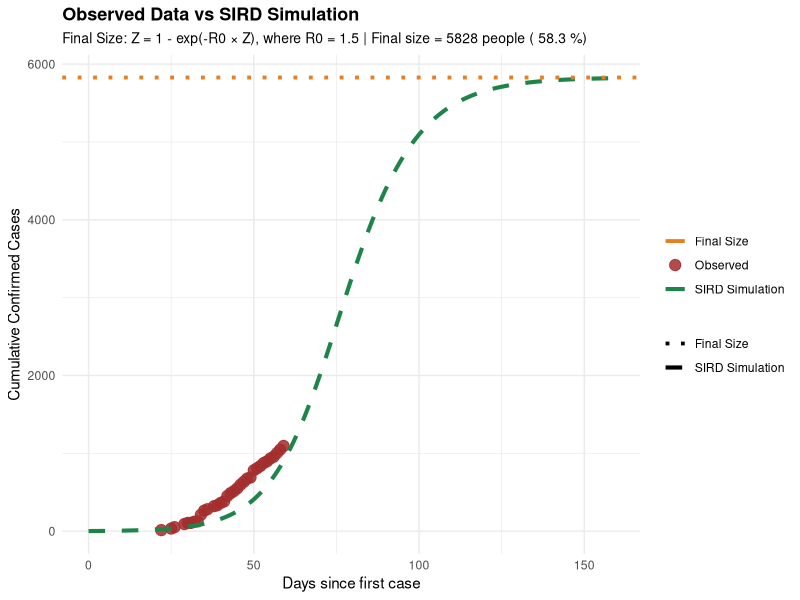
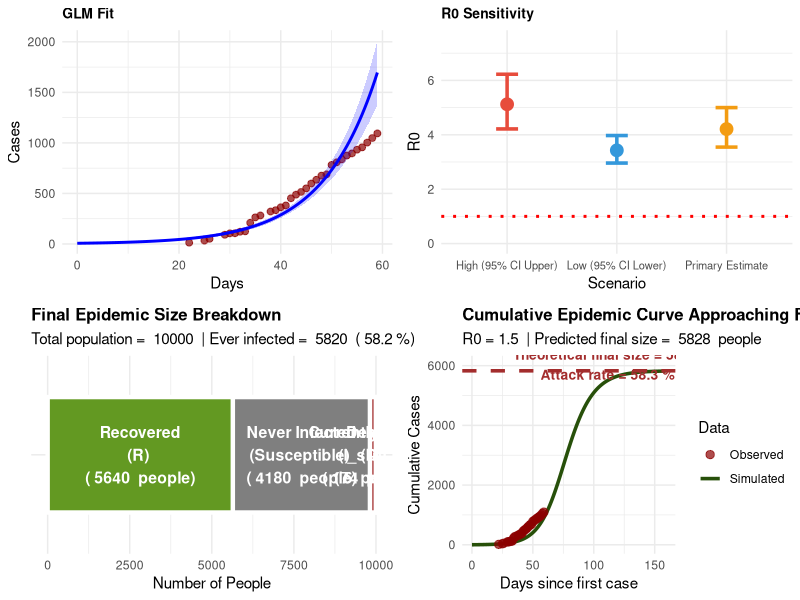
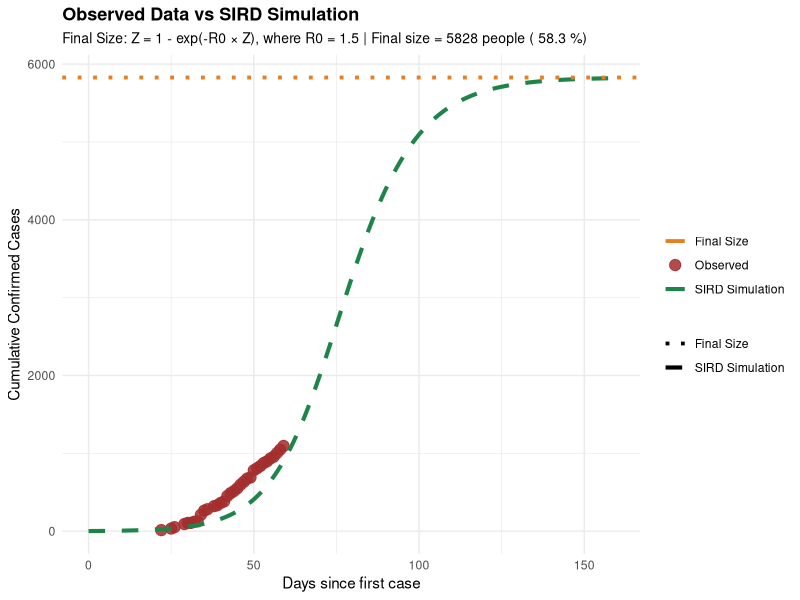
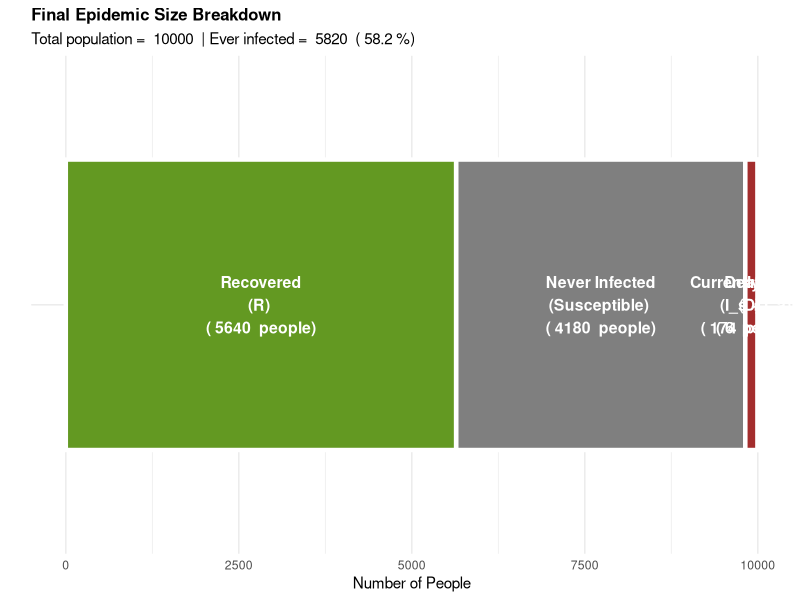
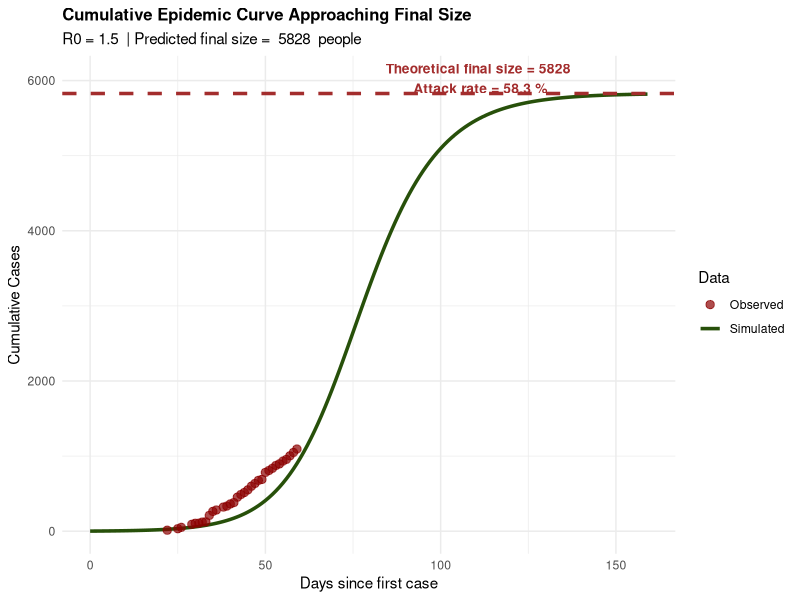

The R source for these figures, in order:
#======================================================================
# INTEGRATED ANALYSIS: GLM + SIRD SIMULATION COMPARISON
#======================================================================
# This script:
# 1. Fits GLM to observed data (from drc_sitrep.csv)
# 2. Runs SIRD simulation
# 3. Compares both on the same plot
#======================================================================

library(MASS)
library(ggplot2)
library(gridExtra)
library(deSolve)
library(tidyr)
library(dplyr)

#======================================================================
# PART 1: OBSERVED DATA & GLM FITTING (from your original code)
#======================================================================

# Read observed data
data <- read.csv("../data/drc_sitrep.csv")
data$date <- as.Date(data$date)
data$day <- as.numeric(data$date - data$date[1])

# Fit GLM
glm_fit <- glm.nb(confirmed_cases ~ day, data = data)
small_r <- coef(glm_fit)[2]
intercept <- coef(glm_fit)[1]
doubling <- log(2) / small_r 

# Get confidence intervals
CI <- confint(glm_fit)
r_CI <- CI[2, ]

# SI scenarios for sensitivity analysis
SI_scenarios <- data.frame(
  scenario = c("Low (95% CI Lower)", "Primary Estimate", "High (95% CI Upper)"),
  SI = c(13.2, 15.4, 17.5)
)

SI_scenarios$R0 <- exp(small_r * SI_scenarios$SI)
SI_scenarios$R0_lower <- exp(r_CI[1] * SI_scenarios$SI)
SI_scenarios$R0_upper <- exp(r_CI[2] * SI_scenarios$SI)

print("===== GLM ANALYSIS =====")
print(paste("Small r:", round(small_r, 4), "per day"))
print(paste("95% CI: [", round(r_CI[1], 4), ", ", round(r_CI[2], 4), "]"))
print(paste("Doubling time:", round(doubling, 2), "days"))
print("")

print("===== R0 ESTIMATES FOR 3 SI SCENARIOS =====")
for (i in 1:nrow(SI_scenarios)) {
  if (i == 2) {
    print(paste("*** PRIMARY ESTIMATE *** ", SI_scenarios$scenario[i], " SI (", SI_scenarios$SI[i], 
                " days): R0 =", round(SI_scenarios$R0[i], 3),
                " 95% CI: [", round(SI_scenarios$R0_lower[i], 3), 
                ", ", round(SI_scenarios$R0_upper[i], 3), "]"))
  } else {
    print(paste(SI_scenarios$scenario[i], " SI (", SI_scenarios$SI[i], 
                " days): R0 =", round(SI_scenarios$R0[i], 3),
                " 95% CI: [", round(SI_scenarios$R0_lower[i], 3), 
                ", ", round(SI_scenarios$R0_upper[i], 3), "]"))
  }
}
print("")

#======================================================================
# PART 2: SIRD SIMULATION (from your simulation code)
#======================================================================

PLOT_MODE <- "report"
BASE_SIZE <- switch(PLOT_MODE, report = 14, slides = 18)
theme_set(theme_minimal(base_size = BASE_SIZE))

# SIRD MODEL
sird_model <- function(time, state, parameters) {
  with(as.list(c(state, parameters)), {
    I_total <- I_s + I_a
    trans <- beta * S * I_total / N
    
    dS  <- -trans
    dI_s <- p_sym * trans - gamma * I_s
    dI_a <- (1 - p_sym) * trans - gamma * I_a
    dR  <- (1 - alpha) * gamma * I_s + gamma * I_a
    dD  <- alpha * gamma * I_s
    
    list(c(dS, dI_s, dI_a, dR, dD), incidence = trans, prevalence = I_total)
  })
}

# PARAMETERS - ADJUST THESE TO MATCH YOUR OBSERVED DATA
# These are placeholder values - you may want to calibrate them
N <- 1e4
p_sym <- 0.6
parameters <- c(beta = 0.3,
                gamma = 0.2,
                alpha = 0.05,
                p_sym = 0.6,
                N = N)

# Initial conditions
I0 <- 1e-4 * N
I_s0 <- p_sym * I0
I_a0 <- (1 - p_sym) * I0

initial_state <- c(S = N-I0, I_s = I_s0, I_a = I_a0, R = 0, D = 0)

# Time points - match your observed data range
t_max <- max(data$day) + 100
times <- seq(0, t_max, by = 1)

# Run SIRD simulation
sird_output <- ode(y = initial_state,
                   times = times,
                   func = sird_model,
                   parms = parameters,
                   method = "lsoda")

sird_output <- as.data.frame(sird_output)

# Extract CUMULATIVE infected: N - S (everyone who has ever been infected)
# This matches your observed data which is CUMULATIVE confirmed cases
# Cumulative = Current (I_s + I_a) + Recovered + Dead = N - S
sird_cumulative <- sird_output %>%
  mutate(cumulative_infected = N - S) %>%  # Total who have EVER been infected
  select(time, cumulative_infected) %>%
  rename(day = time, simulated_cases = cumulative_infected)

print("===== SIRD SIMULATION PARAMETERS =====")
print(paste("Beta (transmission):", parameters["beta"]))
print(paste("Gamma (recovery):", parameters["gamma"]))
print(paste("Alpha (CFR):", parameters["alpha"]))
print(paste("P_sym (proportion symptomatic):", parameters["p_sym"]))
print(paste("N (population):", N))
print(paste("Initial infected:", I0))
print("")

#======================================================================
# CALCULATE FINAL SIZE FROM THEORY
#======================================================================

# Calculate R0
R0_theory <- parameters["beta"] / parameters["gamma"]

print("===== THEORETICAL FINAL SIZE =====")
print(paste("R0 = β/γ =", parameters["beta"], "/", parameters["gamma"], "=", round(R0_theory, 3)))
print("")

# Solve final size equation: Z = 1 - exp(-R0 * Z)
# Z = attack rate (proportion of population ever infected)
# Using numerical solution
solve_final_size <- function(R0, tol = 1e-6) {
  # Newton-Raphson method to solve Z = 1 - exp(-R0 * Z)
  Z <- 0.5  # Initial guess
  for (i in 1:100) {
    f <- Z - 1 + exp(-R0 * Z)
    f_prime <- 1 + R0 * exp(-R0 * Z)
    Z_new <- Z - f / f_prime
    if (abs(Z_new - Z) < tol) break
    Z <- Z_new
  }
  return(Z)
}

Z_final <- solve_final_size(R0_theory)
attack_rate <- Z_final * 100
total_ever_infected <- N * Z_final
never_infected <- N * (1 - Z_final)

print(paste("Attack rate (Z):", round(Z_final, 4), "or", round(attack_rate, 1), "%"))
print(paste("Total ever infected:", round(total_ever_infected, 0)))
print(paste("Never infected:", round(never_infected, 0)))
print("")

# Expected recovered and deaths
expected_recovered <- total_ever_infected * (1 - parameters["alpha"])
expected_deaths <- total_ever_infected * parameters["alpha"]

print(paste("Expected recovered:", round(expected_recovered, 0)))
print(paste("Expected deaths (alpha =", parameters["alpha"], "):", round(expected_deaths, 0)))
print("")

#======================================================================
# COMPARE THEORETICAL FINAL SIZE WITH SIMULATION OUTCOME
#======================================================================

# Extract actual final values from simulation
final_row <- tail(sird_output, 1)

simulated_S_final <- final_row$S
simulated_ever_infected <- N - simulated_S_final
simulated_recovered <- final_row$R
simulated_deaths <- final_row$D

print("===== SIMULATION VS THEORY COMPARISON =====")
print("")
print("THEORETICAL (from R0):")
print(paste("  Ever infected:", round(total_ever_infected, 0)))
print(paste("  Attack rate:", round(attack_rate, 1), "%"))
print(paste("  Expected recovered:", round(expected_recovered, 0)))
print(paste("  Expected deaths:", round(expected_deaths, 0)))
print("")

print("SIMULATED (from ODE):")
print(paste("  Ever infected:", round(simulated_ever_infected, 0)))
print(paste("  Attack rate:", round((simulated_ever_infected/N)*100, 1), "%"))
print(paste("  Simulated recovered:", round(simulated_recovered, 0)))
print(paste("  Simulated deaths:", round(simulated_deaths, 0)))
print("")

print("DIFFERENCE:")
print(paste("  Ever infected diff:", round(simulated_ever_infected - total_ever_infected, 0), 
            "people (", round((simulated_ever_infected - total_ever_infected)/total_ever_infected*100, 1), "%)"))
print("")

# Create GLM predictions
newdata <- data.frame(day = seq(min(data$day), max(data$day), by = 0.5))
pred <- predict(glm_fit, newdata = newdata, type = "response", se.fit = TRUE)

pred_df <- data.frame(
  day = newdata$day,
  glm_fit = pred$fit,
  se = pred$se.fit
)

# Merge all data for comparison
comparison_df <- data.frame(
  day = data$day,
  observed = data$confirmed_cases
) %>%
  left_join(pred_df, by = "day") %>%
  left_join(sird_cumulative, by = "day")

# Calculate residuals
comparison_df$glm_residual <- comparison_df$observed - comparison_df$glm_fit
comparison_df$sird_residual <- comparison_df$observed - comparison_df$simulated_cases

print("===== GOODNESS OF FIT =====")
print("GLM Model:")
print(paste("  RMSE:", round(sqrt(mean(comparison_df$glm_residual^2, na.rm = TRUE)), 2)))
print(paste("  Mean Absolute Error:", round(mean(abs(comparison_df$glm_residual), na.rm = TRUE), 2)))

print("SIRD Simulation:")
print(paste("  RMSE:", round(sqrt(mean(comparison_df$sird_residual^2, na.rm = TRUE)), 2)))
print(paste("  Mean Absolute Error:", round(mean(abs(comparison_df$sird_residual), na.rm = TRUE), 2)))
print("")

#======================================================================
# FIGURE 7: FINAL SIZE BREAKDOWN
#======================================================================

# Create data for final size visualization
final_size_data <- data.frame(
  Compartment = c("Never Infected\n(Susceptible)", "Currently Infected\n(I_s + I_a)", 
                  "Recovered\n(R)", "Deaths\n(D)"),
  Count = c(simulated_S_final, 
            final_row$I_s + final_row$I_a,
            simulated_recovered, 
            simulated_deaths),
  Type = c("Not Infected", "Currently Infected", "Recovered", "Deaths")
)

# Create ordered factor for stacking
final_size_data$Compartment <- factor(final_size_data$Compartment,
                                      levels = c("Never Infected\n(Susceptible)", 
                                                 "Currently Infected\n(I_s + I_a)",
                                                 "Recovered\n(R)", 
                                                 "Deaths\n(D)"))

# Color palette matching your SIRD model
palette_final <- c("Never Infected" = "#3B8BD4",     # Blue - Susceptible
                   "Currently Infected" = "#E85A30",  # Orange - Infected
                   "Recovered" = "#639922",            # Green - Recovered
                   "Deaths" = "#A32D2D")               # Red - Deaths

fig7 <- ggplot(final_size_data, aes(x = "", y = Count, fill = Type)) +
  geom_bar(stat = "identity", width = 0.7, color = "white", size = 1.5) +
  geom_text(aes(label = paste(Compartment, "\n(", round(Count), " people)")), 
            position = position_stack(vjust = 0.5), 
            size = 4, color = "white", fontface = "bold") +
  scale_fill_manual(values = palette_final, guide = "none") +
  coord_flip() +
  labs(title = "Final Epidemic Size Breakdown",
       subtitle = paste("Total population = ", N, 
                        " | Ever infected = ", round(simulated_ever_infected, 0),
                        " (", round((simulated_ever_infected/N)*100, 1), "%)"),
       x = "", y = "Number of People") +
  theme_minimal() +
  theme(plot.title = element_text(face = "bold", size = 12),
        axis.text.y = element_blank(),
        axis.ticks.y = element_blank())

#======================================================================
# FIGURE 8: CUMULATIVE INFECTED OVER TIME (showing approach to final size)
#======================================================================

# Add theoretical final size line to cumulative data
fig8 <- ggplot() +
  geom_line(data = sird_cumulative, aes(x = day, y = simulated_cases, color = "Simulated"), 
            size = 1.2) +
  geom_hline(yintercept = total_ever_infected, color = "#A32D2D", size = 1.2, linetype = "dashed",
             aes(color = "Theoretical Final Size")) +
  geom_point(data = data, aes(x = day, y = confirmed_cases, color = "Observed"), 
             size = 2.5, alpha = 0.7) +
  annotate("text", x = max(sird_cumulative$day) * 0.7, y = total_ever_infected + 200,
           label = paste("Theoretical final size =", round(total_ever_infected, 0), 
                         "\nAttack rate =", round(attack_rate, 1), "%"),
           size = 3.5, color = "#A32D2D", fontface = "bold") +
  scale_color_manual(name = "Data",
                     values = c("Simulated" = "#27500A", 
                                "Theoretical Final Size" = "#A32D2D",
                                "Observed" = "darkred")) +
  labs(title = "Cumulative Epidemic Curve Approaching Final Size",
       subtitle = paste("R0 =", round(R0_theory, 2), 
                        " | Predicted final size = ", round(total_ever_infected, 0), " people"),
       x = "Days since first case",
       y = "Cumulative Cases") +
  theme_minimal() +
  theme(plot.title = element_text(face = "bold", size = 12))

fig6_linear <- ggplot() +
  geom_point(data = data, aes(x = day, y = confirmed_cases), 
             color = "darkred", size = 2.5, alpha = 0.7, name = "Observed") +
  geom_line(data = pred_df, aes(x = day, y = glm_fit, color = "GLM Fit", linetype = "GLM Fit"), 
            size = 1.2) +
  geom_ribbon(data = pred_df, 
              aes(x = day, ymin = glm_fit - 1.96*se, ymax = glm_fit + 1.96*se),
              alpha = 0.15, fill = "blue", name = "GLM 95% CI") +
  geom_line(data = sird_cumulative, aes(x = day, y = simulated_cases, color = "SIRD Simulation", linetype = "SIRD Simulation"), 
            size = 1.2) +
  scale_color_manual(name = "Model",
                     values = c("GLM Fit" = "#378ADD", "SIRD Simulation" = "#27500A")) +
  scale_linetype_manual(name = "Model",
                        values = c("GLM Fit" = "solid", "SIRD Simulation" = "dashed")) +
  labs(title = "Comparison: Observed Data vs GLM vs SIRD Simulation",
       subtitle = "Red dots = observed cumulative confirmed, lines = model predictions (N - S)",
       x = "Days since first case",
       y = "Cumulative Confirmed Cases (Ever Infected)") +
  theme_minimal() +
  theme(plot.title = element_text(face = "bold", size = 12))

# Enhanced Figure 6: Standalone with Final Size (OBSERVED vs SIRD ONLY)
fig6_enhanced <- ggplot() +
  # Observed data
  geom_point(data = data, aes(x = day, y = confirmed_cases, color = "Observed"), 
             size = 3.5, alpha = 0.85) +
  # SIRD simulation
  geom_line(data = sird_cumulative, aes(x = day, y = simulated_cases, color = "SIRD Simulation", linetype = "SIRD Simulation"), 
            size = 1.4) +
  # Theoretical final size line
  geom_hline(aes(yintercept = total_ever_infected, color = "Final Size", linetype = "Final Size"), 
             size = 1.3) +
  # Scale and theme
  scale_color_manual(name = "",
                     values = c("Observed" = "#A32D2D",
                                "SIRD Simulation" = "#1E8449",
                                "Final Size" = "#E67E22")) +
  scale_linetype_manual(name = "",
                        values = c("SIRD Simulation" = "dashed",
                                   "Final Size" = "dotted")) +
  labs(title = "Observed Data vs SIRD Simulation",
       subtitle = paste("Final Size: Z = 1 - exp(-R0 × Z), where R0 =", round(R0_theory, 2), 
                        "| Final size =", round(total_ever_infected, 0), "people (",  round(attack_rate, 1), "%)"),
       x = "Days since first case",
       y = "Cumulative Confirmed Cases") +
  theme_minimal() +
  theme(plot.title = element_text(face = "bold", size = 13),
        plot.subtitle = element_text(size = 10),
        legend.position = "right",
        legend.box = "vertical",
        legend.title = element_blank(),
        axis.title = element_text(size = 11))

#======================================================================
# ALL FIGURES TOGETHER
#======================================================================

# Create GLM predictions for display
newdata_all <- data.frame(day = seq(min(data$day), max(data$day), by = 0.5))
pred_all <- predict(glm_fit, newdata = newdata_all, type = "response", se.fit = TRUE)
pred_df_all <- data.frame(day = newdata_all$day, fit = pred_all$fit, se = pred_all$se.fit)

# Original figures (abbreviated for space)
fig1 <- ggplot(data, aes(x = day, y = confirmed_cases)) +
  geom_point(color = "darkred", size = 2, alpha = 0.7) +
  geom_line(data = pred_df_all, aes(y = fit), color = "blue", size = 1) +
  geom_ribbon(data = pred_df_all, aes(y = fit, ymin = fit - 1.96*se, ymax = fit + 1.96*se),
              alpha = 0.2, fill = "blue") +
  labs(title = "GLM Fit", x = "Days", y = "Cases") +
  theme_minimal() + theme(plot.title = element_text(face = "bold", size = 10))

fig4 <- ggplot(SI_scenarios, aes(x = scenario, y = R0, color = scenario)) +
  geom_point(size = 4) +
  geom_errorbar(aes(ymin = R0_lower, ymax = R0_upper), width = 0.2, size = 1.2) +
  geom_hline(yintercept = 1, color = "red", size = 1, linetype = "dotted") +
  scale_color_manual(values = c("Low (95% CI Lower)" = "#3498db", "Primary Estimate" = "#f39c12", "High (95% CI Upper)" = "#e74c3c"),
                     guide = "none") +
  ylim(0, max(SI_scenarios$R0_upper) * 1.2) +
  labs(title = "R0 Sensitivity", x = "Scenario", y = "R0") +
  theme_minimal() + theme(plot.title = element_text(face = "bold", size = 10),
                          axis.text.x = element_text(size = 8))

# Display Figure 6 STANDALONE (most important figure)
print(fig6_enhanced)

# Then display other figures in grid
grid.arrange(fig1, fig4, fig7, fig8, nrow = 2, ncol = 2)

#======================================================================
# SAVE ALL FIGURES
#======================================================================

ggsave("06_MAIN_Observed_vs_SIRD_with_Final_Size.png", fig6_enhanced, width = 14, height = 8, dpi = 300)
ggsave("07_Final_Size_Breakdown.png", fig7, width = 10, height = 6, dpi = 300)
ggsave("08_Cumulative_Final_Size.png", fig8, width = 10, height = 7, dpi = 300)

print("===== MAIN FIGURES SAVED =====")
print("06_MAIN_Observed_vs_SIRD_with_Final_Size.png - MAIN FIGURE: Observed vs SIRD simulation with final size formula (14x8)")
print("07_Final_Size_Breakdown.png - Final size breakdown by compartment")
print("08_Cumulative_Final_Size.png - Cumulative curve approaching final size")
